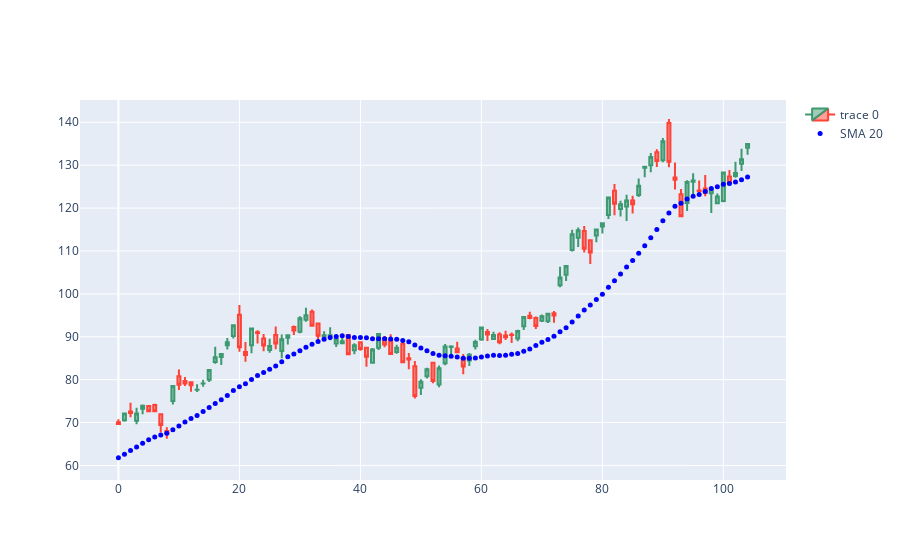

The notebook cell saved with this chart:
### Code cell
# Importar la librería plotly.graph_objects como go para la visualización de datos
import plotly.graph_objects as go

# Crear una copia del DataFrame 'datos' para trabajar con ella
dfplt = datos[:]

# Crear una figura utilizando plotly, específicamente un gráfico de velas (Candlestick)
# Esto es útil para visualizar movimientos de precios en datos financieros
figura = go.Figure(data=[go.Candlestick(x=datos.index,
                                        open=datos["Open"],  # Precios de apertura
                                        high=datos["High"],  # Precios máximos
                                        low=datos["Low"],    # Precios mínimos
                                        close=datos["Close"] # Precios de cierre
                                       )])

# Añadir a la figura un gráfico de dispersión para la SMA de 20 periodos
# Esto se hace para visualizar cómo se compara la SMA con los precios reales
figura.add_scatter(x=dfplt.index, y=dfplt["sma_20"], mode='markers', 
                   marker=dict(color='blue', size=5), name='SMA 20')

# Actualizar la configuración de la figura para ocultar el control deslizante del eje X
# Esto mejora la visualización al no sobrecargar la interfaz con controles innecesarios
figura.update_layout(xaxis_rangeslider_visible=False)

# Mostrar la figura. Esto generará el gráfico en el entorno de Jupyter Notebook o en una ventana de navegador web
figura.show()
